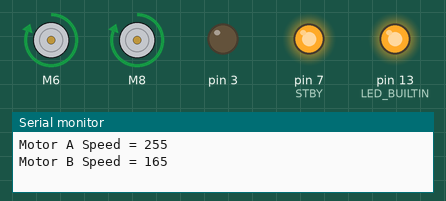
Simulated run of this sketch. Board: Arduino Uno, built with avr-gcc and run on an emulated ATmega328P. Shown: 2 × DC motor (green arrow = forward, orange = backward, longer = faster), output pins drawn as LEDs (lit = HIGH), the last lines printed to the serial monitor.

Above: at 0.1 s.
At 2.1 s:
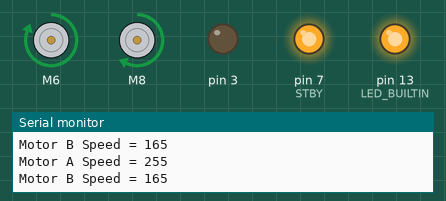
Timing chart, 0 to 3.6 s (numbered marks = the images above):
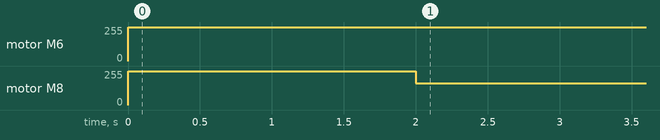

Measured:
- by itself, motor M6: stopped → forward 255/255 at 0.00 s
- by itself, motor M8: stopped → forward 255/255 at 0.00 s, → forward 165/255 2.0 s later

The sketch:

Test_Code_Motor.ino
```cpp
// Include the (new) library
//#include <L298NX2.h>

#include <L298N.h>

#define PWMA 4
#define AIN2 5
#define AIN1 6  // Assign the motor pins
#define STBY 7
#define BIN1 8
#define BIN2 9
#define PWMB 10


// Initialize both motors
//L298NX2 motors(PWMA, AIN1, AIN2, PWMB, BIN1, BIN2);
L298N motorA(PWMA, AIN1, AIN2);
L298N motorB(PWMB, BIN1, BIN2);


float baseSpeed = 255;


void setup() {
  pinMode(3,OUTPUT);
  Serial.begin(9600);

  //motors.setSpeed(baseSpeed);
  motorA.setSpeed(45.45);


  pinMode(STBY,OUTPUT);
  pinMode(LED_BUILTIN, OUTPUT);
  digitalWrite(LED_BUILTIN, HIGH); // Turn on Arduino's LED to indicate we are in calibration mode
  digitalWrite(STBY,HIGH);


  motorA.setSpeed(baseSpeed);
  motorB.setSpeed(baseSpeed);

}

void loop() {
  //motors.forwardA();
  //motors.forwardB();
  motorA.forward();
  motorB.forward();
  constrain(baseSpeed,0,255);


  motorA.setSpeed(baseSpeed);
  motorB.setSpeed(baseSpeed);

  motorA.setSpeed(baseSpeed - 90);
  motorB.setSpeed(baseSpeed);

  motorA.setSpeed(baseSpeed);
  motorB.setSpeed(baseSpeed - 90);


  printInfo();
  delay(2000);

}

void printInfo()
{
  Serial.print("Motor A Speed = ");
  Serial.println(motorA.getSpeed());

  Serial.print("Motor B Speed = ");
  Serial.println(motorB.getSpeed());
}
```
